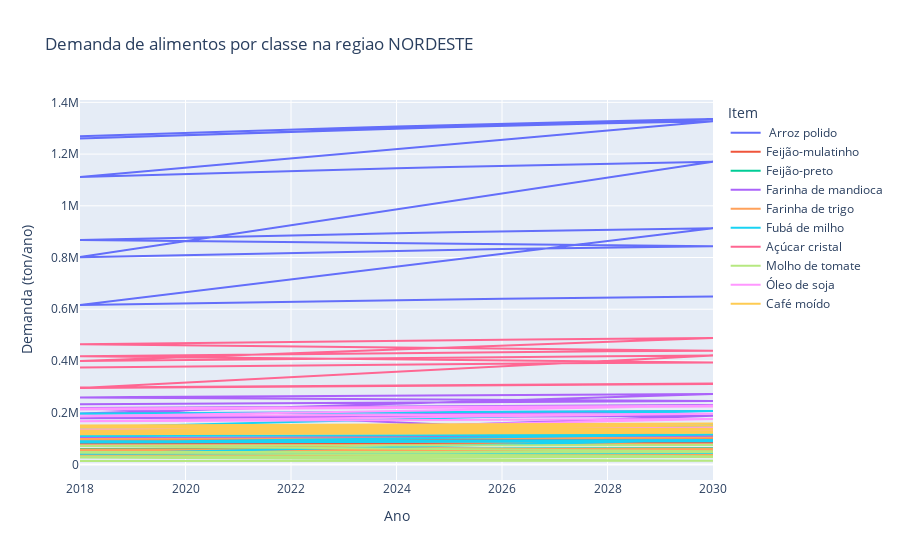

Notebook code cell kept with this figure:
### Code cell
fig = px.line(projecao_consumo_demanda_nordeste, x = 'Ano', y = 'Demanda (ton/ano) ', color='Item', title = 'Demanda de alimentos por classe na regiao NORDESTE', labels= {'Items': 'Alimentos', 'value': 'Consumo anual per capita (kg)' })
fig.show()
